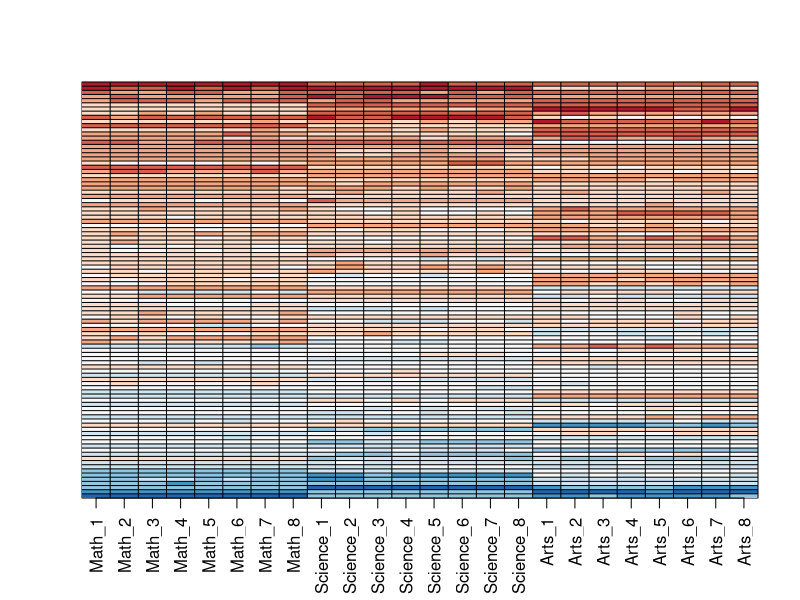
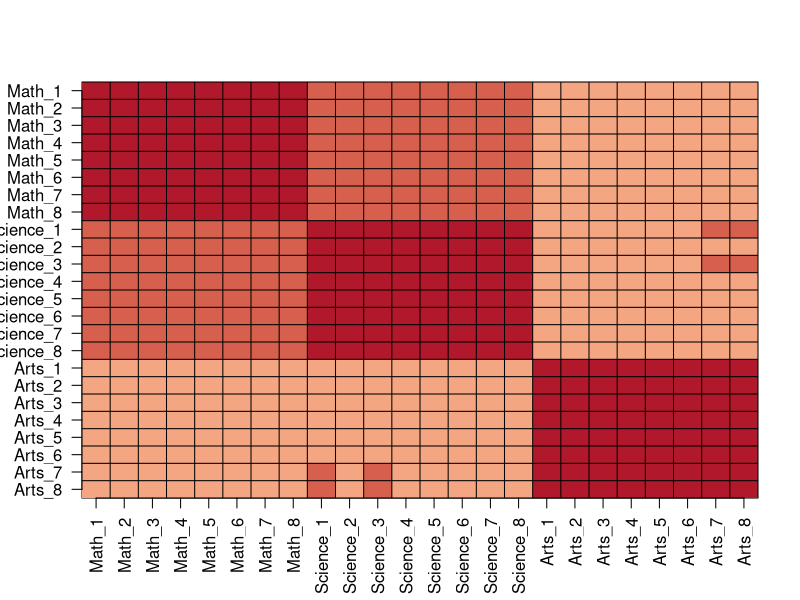
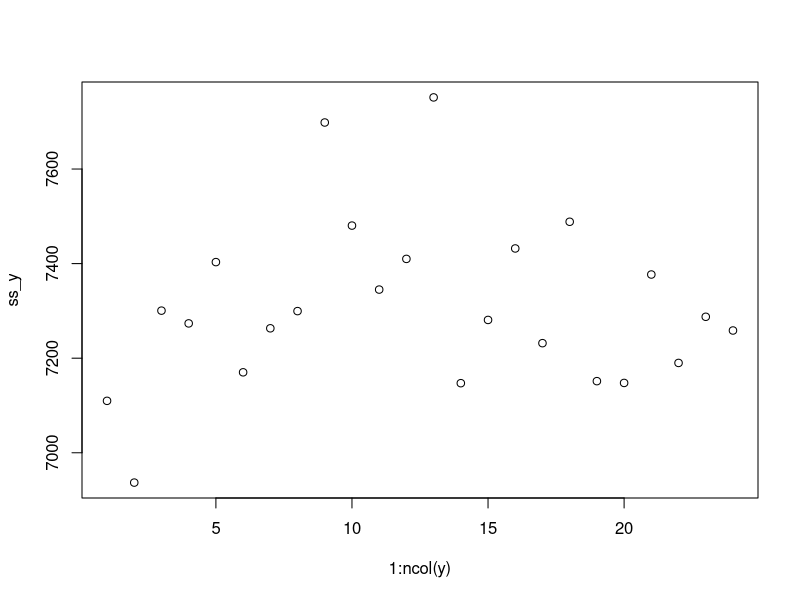
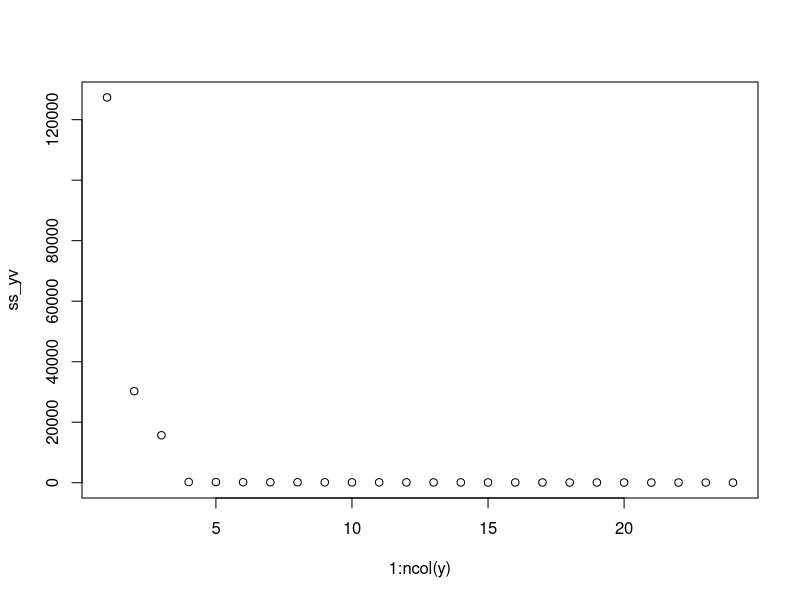
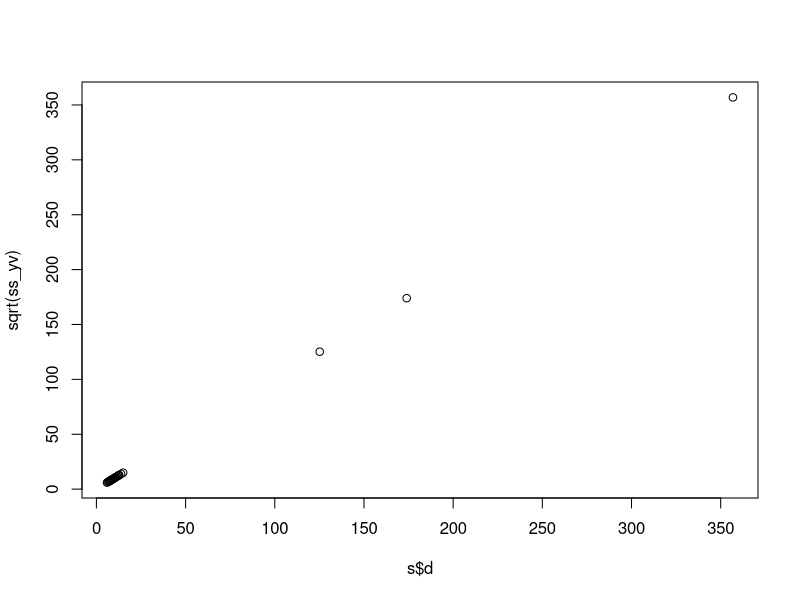
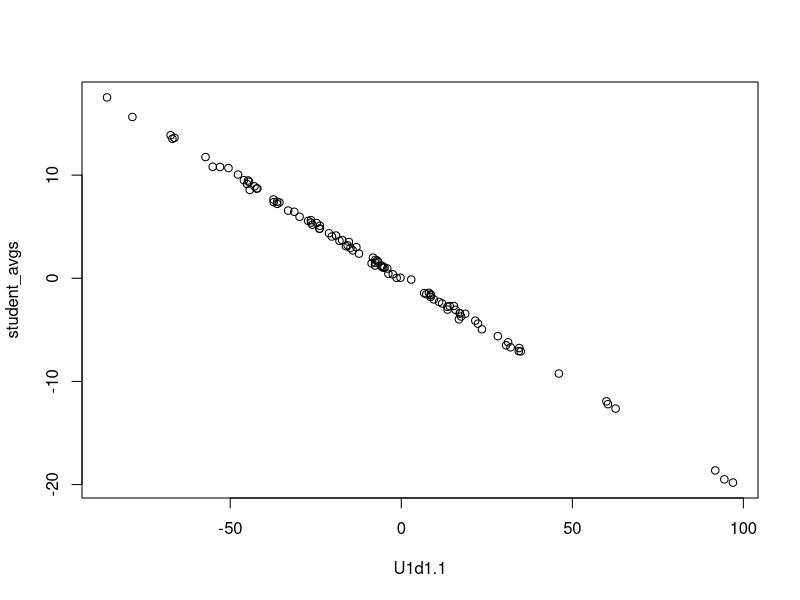
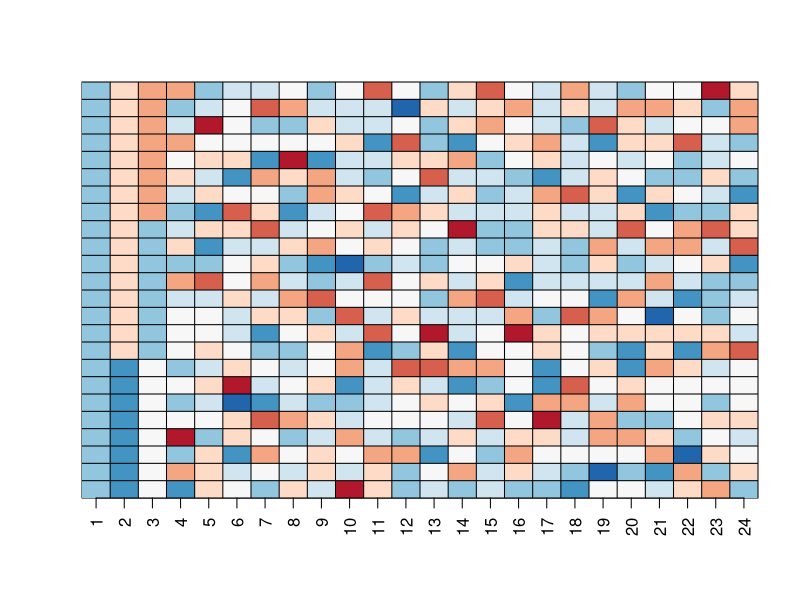
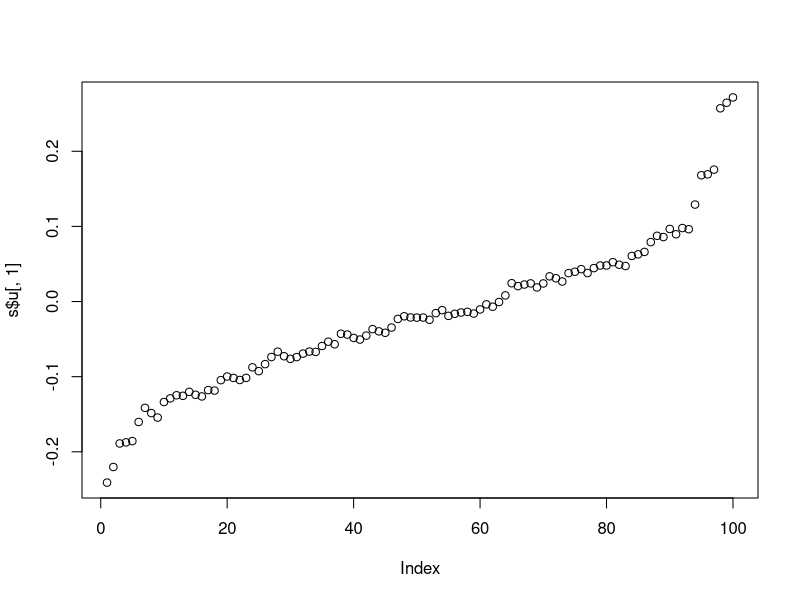

Reproduce these figures in R, in order.
.libPaths('C:/Users/BrBl1834/R/win-library')
library(tidyverse)

# set.seed(1987)
#if using R 3.6 or later, use `set.seed(1987, sample.kind="Rounding")` instead
set.seed(1987, sample.kind="Rounding")
n <- 100
k <- 8
Sigma <- 64  * matrix(c(1, .75, .5, .75, 1, .5, .5, .5, 1), 3, 3) 
m <- MASS::mvrnorm(n, rep(0, 3), Sigma)
m <- m[order(rowMeans(m), decreasing = TRUE),]
y <- m %x% matrix(rep(1, k), nrow = 1) + matrix(rnorm(matrix(n*k*3)), n, k*3)
colnames(y) <- c(paste(rep("Math",k), 1:k, sep="_"),
                 paste(rep("Science",k), 1:k, sep="_"),
                 paste(rep("Arts",k), 1:k, sep="_"))

# Q1
my_image <- function(x, zlim = range(x), ...){
  colors = rev(RColorBrewer::brewer.pal(9, "RdBu"))
  cols <- 1:ncol(x)
  rows <- 1:nrow(x)
  image(cols, rows, t(x[rev(rows),,drop=FALSE]), xaxt = "n", yaxt = "n",
        xlab="", ylab="",  col = colors, zlim = zlim, ...)
  abline(h=rows + 0.5, v = cols + 0.5)
  axis(side = 1, cols, colnames(x), las = 2)
}

my_image(y)

# Q2
my_image(cor(y), zlim = c(-1,1))
range(cor(y))
axis(side = 2, 1:ncol(y), rev(colnames(y)), las = 2)

# Q3
s <- svd(y)
names(s)

y_svd <- s$u %*% diag(s$d) %*% t(s$v)
max(abs(y - y_svd))

ss_y <- colSums(y^2)
ss_yv <- colSums((y%*%s$v)^2)
sum(ss_y)
sum(ss_yv)

# Q4
plot(1:ncol(y),ss_y)
plot(1:ncol(y),ss_yv)

# Q5
plot(s$d,sqrt(ss_yv))

# Q6

# first 3 columns of YV
ss_yv_first3 <- colSums((y%*%s$v[,1:3])^2)

# total variation explained by first 3 of YV
sum(ss_yv_first3)/sum(ss_y)

# Q7

identical(s$u %*% diag(s$d), sweep(s$u, 2, s$d, FUN = "*"))

# Q8
s$u %*% diag(s$d)

# first component of UD
U1d1.1 <- s$u[,1]*s$d[1]

# average per student
student_avgs <- rowMeans(y)

plot(U1d1.1,student_avgs)

# Q9
cols <- 1:ncol(s$v)
rows <- 1:nrow(s$v)
my_image(s$v)

# Q10

plot(s$u[,1])
range(s$u[,1])

plot(s$v[,1])
plot(t(s$v[,1]))

U1d1.1.tsv1 <- U1d1.1 %*% t(s$v[,1])
my_image(U1d1.1.tsv1)
my_image(y)

# Q11
resid <- y - with(s,(u[, 1, drop=FALSE]*d[1]) %*% t(v[, 1, drop=FALSE]))
my_image(cor(resid), zlim = c(-1,1))
axis(side = 2, 1:ncol(y), rev(colnames(y)), las = 2)

plot(s$u[,2])
range(s$u[,2])

plot(s$v[,2])
plot(t(s$v[,2]))

U2d2.2 <- s$u[,2]*s$d[2]

U2d2.2.tsv2 <- U2d2.2 %*% t(s$v[,2])
my_image(U2d2.2.tsv2)
my_image(y)

# Q12
# variance explained by first two columns
sum(s$d[1:2]^2)/sum(s$d^2) * 100

resid <- y - with(s,sweep(u[, 1:2], 2, d[1:2], FUN="*") %*% t(v[, 1:2]))
my_image(cor(resid), zlim = c(-1,1))
axis(side = 2, 1:ncol(y), rev(colnames(y)), las = 2)

plot(s$u[,3])
range(s$u[,3])

plot(s$v[,3])
plot(t(s$v[,3]))

U3d3.3 <- s$u[,3]*s$d[3]

U3d3.3.tsv3 <- U3d3.3 %*% t(s$v[,3])
my_image(U3d3.3.tsv3)
my_image(y)

# Q13
sum(s$d[1:3]^2)/sum(s$d^2) * 100

resid <- y - with(s,sweep(u[, 1:3], 2, d[1:3], FUN="*") %*% t(v[, 1:3]))
my_image(cor(resid), zlim = c(-1,1))
axis(side = 2, 1:ncol(y), rev(colnames(y)), las = 2)

my_image(U1d1.1.tsv1 + U2d2.2.tsv2 +U3d3.3.tsv3)
my_image(y)
my_image(y-(U1d1.1.tsv1 + U2d2.2.tsv2 +U3d3.3.tsv3))

y_hat <- with(s,sweep(u[, 1:3], 2, d[1:3], FUN="*") %*% t(v[, 1:3]))
my_image(y, zlim = range(y))
my_image(y_hat, zlim = range(y))
my_image(y - y_hat, zlim = range(y))